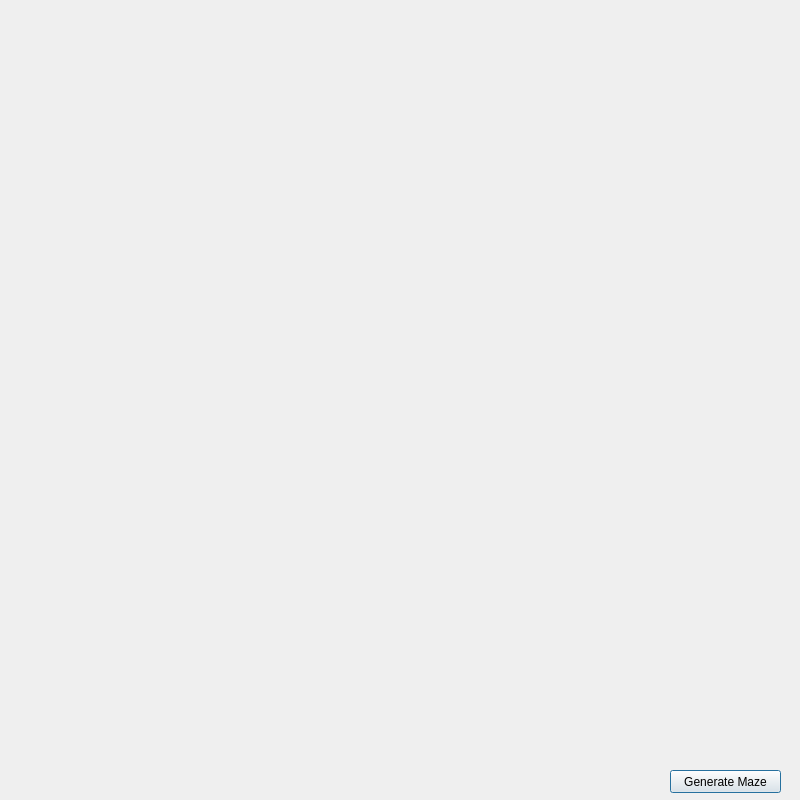
<?xml version="1.0" encoding="UTF-8"?>
<ui version="4.0">
 <class>Dialog</class>
 <widget class="QDialog" name="Dialog">
  <property name="geometry">
   <rect>
    <x>0</x>
    <y>0</y>
    <width>800</width>
    <height>800</height>
   </rect>
  </property>
  <property name="windowTitle">
   <string>Dialog</string>
  </property>
  <widget class="QPushButton" name="pushButton">
   <property name="geometry">
    <rect>
     <x>670</x>
     <y>770</y>
     <width>111</width>
     <height>23</height>
    </rect>
   </property>
   <property name="text">
    <string>Generate Maze</string>
   </property>
  </widget>
 </widget>
 <resources/>
 <connections/>
</ui>
